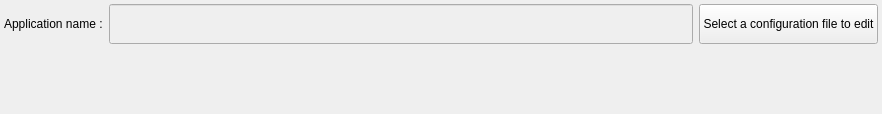
<?xml version="1.0" encoding="UTF-8"?>
<ui version="4.0">
 <class>guiApplicationConfFilesSelector</class>
 <widget class="QFrame" name="guiApplicationConfFilesSelector">
  <property name="geometry">
   <rect>
    <x>0</x>
    <y>0</y>
    <width>882</width>
    <height>114</height>
   </rect>
  </property>
  <property name="minimumSize">
   <size>
    <width>0</width>
    <height>0</height>
   </size>
  </property>
  <property name="maximumSize">
   <size>
    <width>16777215</width>
    <height>16777215</height>
   </size>
  </property>
  <property name="windowTitle">
   <string>Frame</string>
  </property>
  <layout class="QVBoxLayout" name="verticalLayout">
   <property name="leftMargin">
    <number>4</number>
   </property>
   <property name="topMargin">
    <number>4</number>
   </property>
   <property name="rightMargin">
    <number>4</number>
   </property>
   <property name="bottomMargin">
    <number>0</number>
   </property>
   <item>
    <layout class="QHBoxLayout" name="applicationNameHorizontalLayout">
     <property name="sizeConstraint">
      <enum>QLayout::SizeConstraint::SetFixedSize</enum>
     </property>
     <item>
      <widget class="QLabel" name="applicationNameLabel">
       <property name="minimumSize">
        <size>
         <width>0</width>
         <height>40</height>
        </size>
       </property>
       <property name="maximumSize">
        <size>
         <width>16777215</width>
         <height>40</height>
        </size>
       </property>
       <property name="text">
        <string>Application name :</string>
       </property>
      </widget>
     </item>
     <item>
      <widget class="QLineEdit" name="applicationNameLineEdit">
       <property name="enabled">
        <bool>false</bool>
       </property>
       <property name="minimumSize">
        <size>
         <width>0</width>
         <height>40</height>
        </size>
       </property>
       <property name="maximumSize">
        <size>
         <width>16777215</width>
         <height>40</height>
        </size>
       </property>
       <property name="readOnly">
        <bool>true</bool>
       </property>
      </widget>
     </item>
     <item>
      <widget class="QPushButton" name="confFileEditButton">
       <property name="enabled">
        <bool>true</bool>
       </property>
       <property name="minimumSize">
        <size>
         <width>0</width>
         <height>40</height>
        </size>
       </property>
       <property name="maximumSize">
        <size>
         <width>16777215</width>
         <height>40</height>
        </size>
       </property>
       <property name="text">
        <string>Select a configuration file to edit</string>
       </property>
      </widget>
     </item>
    </layout>
   </item>
   <item>
    <layout class="QVBoxLayout" name="bundlesConfFilesLocationLayout"/>
   </item>
   <item>
    <spacer name="verticalSpacer">
     <property name="orientation">
      <enum>Qt::Orientation::Vertical</enum>
     </property>
     <property name="sizeHint" stdset="0">
      <size>
       <width>20</width>
       <height>441</height>
      </size>
     </property>
    </spacer>
   </item>
  </layout>
 </widget>
 <resources/>
 <connections/>
</ui>
